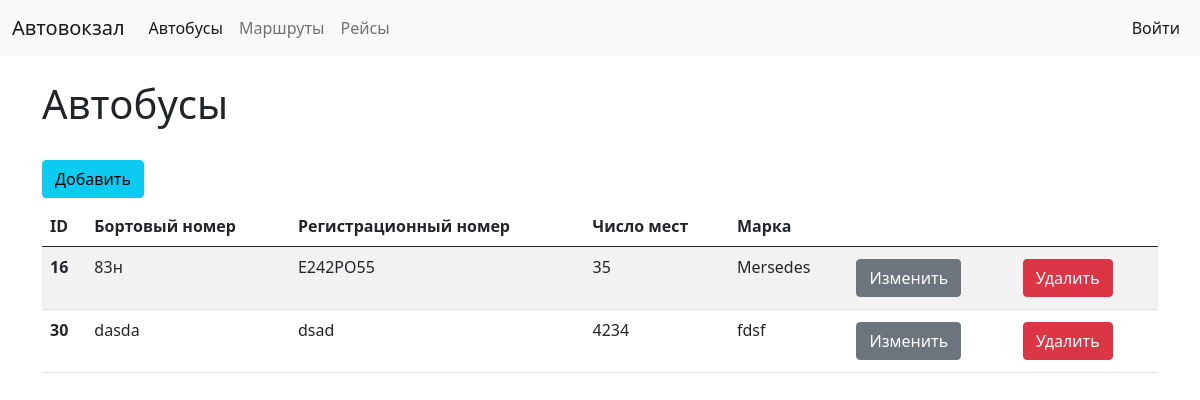
The page / on the database its author committed.
### main/models.py (models this page shows, shortened)
class Bus(models.Model):
    board_number = models.CharField('Бортовый номер', max_length=50)
    regist_number = models.CharField('Регистрационный номер', max_length=9)
    number_of_places = models.IntegerField('Число мест')
    mark = models.CharField('Марка', max_length=50)

### main/views.py (the view)
def index(request):
    buses = Bus.objects.all()
    return render(request, 'main/index.html', {'title': 'Автобусы', 'buses': buses})

### main/templates/main/index.html (shortened to what this page needs)
{% extends 'main/base.html' %}
{% block content %}
    <h1>Автобусы</h1>
      <br>
      <a type="button" class="btn btn-info mb-2" href="{%url 'addBus'%}">Добавить</a>
            <table  class="table table-striped" >
              <thead>
                 <tr >
                    <th scope="col">ID</th>
                    <th scope="col">Бортовый номер</th>
                    <th scope="col">Регистрационный номер</th>
                    <th scope="col">Число мест</th>
                    <th scope="col">Марка</th>
                    <th scope="col"></th>
                    <th scope="col"></th>
                 </tr>
              </thead>
              <tbody>
                {% for el in buses %}
                <tr>
                  <th scope="row">{{el.id}}</th>
                  <td>{{el.board_number}}</td>
                  <td>{{el.regist_number}}</td>
                  <td>{{el.number_of_places}}</td>
                  <td>{{el.mark}}</td>
                  <td>
                      <a type="button" class="btn btn-secondary m-1" href="{%url 'updateBus' el.id%}">
                          Изменить
                      </a>
                  </td>
                  <td>
                      <form method="post" action="{% url 'delBus' id_bus=el.id %}">
                          <button type="submit" class="btn btn-danger m-1" >
                              Удалить
                          </button>
                      </form>
                  </td>
                </tr>
                {% endfor %}
              </tbody>
            </table>
{% endblock %}

### rows shown on the page
Bus: id "16", board_number "83н", regist_number "E242PO55", number_of_places "35", mark "Mersedes"
Bus: id "30", board_number "dasda", regist_number "dsad", number_of_places "4234", mark "fdsf"
